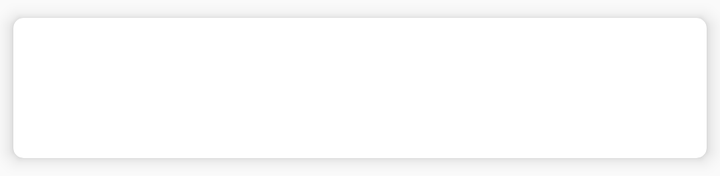
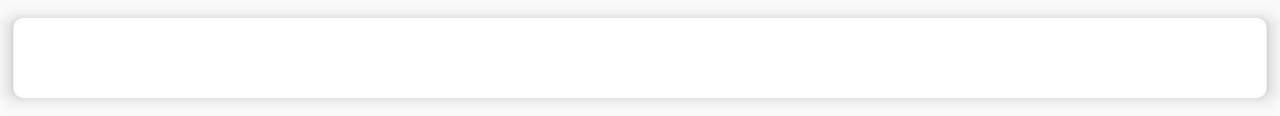

First picture: res/layout/ on a phone held upright. Second picture: the repository's own variant of that layout, on a device whose configuration matches the variant's folder. Source for both follows.
<!-- AndroidManifest.xml: application theme AppTheme -->
<!-- res/layout/dj_item_view.xml -->
<?xml version="1.0" encoding="utf-8"?>
<android.support.constraint.ConstraintLayout xmlns:android="http://schemas.android.com/apk/res/android"
    xmlns:app="http://schemas.android.com/apk/res-auto"
    android:layout_width="match_parent"
    android:layout_height="wrap_content">

    <android.support.v7.widget.CardView
        android:layout_width="match_parent"
        android:layout_height="wrap_content"
        app:cardCornerRadius="5dp"
        app:cardElevation="5dp"
        app:cardUseCompatPadding="true"
        app:layout_constraintBottom_toBottomOf="parent"
        app:layout_constraintLeft_toLeftOf="parent"
        app:layout_constraintRight_toRightOf="parent"
        app:layout_constraintTop_toTopOf="parent">

        <RelativeLayout
            android:layout_width="match_parent"
            android:layout_height="match_parent"
            android:orientation="vertical">

            <ImageView
                android:id="@+id/artist_image"
                android:layout_width="wrap_content"
                android:layout_height="wrap_content"
                android:layout_centerInParent="true"
                android:adjustViewBounds="true"
                android:contentDescription="@string/press_shot_of_dj" />

            <TextView
                android:id="@+id/artist_textView"
                android:layout_width="match_parent"
                android:layout_height="wrap_content"
                android:layout_below="@+id/artist_image"
                android:layout_marginTop="30dp"
                android:gravity="center"
                android:textSize="30sp" />
            
        </RelativeLayout>
    </android.support.v7.widget.CardView>

</android.support.constraint.ConstraintLayout>
<!-- resources referenced by this layout -->
<resources>
  <string name="press_shot_of_dj">press shot of DJ</string>
  <style name="AppTheme" parent="Theme.AppCompat.Light.DarkActionBar">
  
          <item name="colorPrimary">@color/colorPrimaryBlack</item>
          <item name="android:textColorSecondary">@color/optionsColor</item>
          <item name="actionOverflowButtonStyle">@style/optionsTheme</item>
  
      </style>
  <color name="colorPrimaryBlack">#000000</color>
  <color name="optionsColor">#10C0D0</color>
  <style name="optionsTheme" parent="@style/Widget.AppCompat.ActionButton.Overflow">
          <item name="android:tint">@color/optionsColor</item>
      </style>
</resources>
<!-- res/layout-land/dj_item_view.xml (the repository's variant of the layout above) -->
<!-- drawn on the phone turned sideways -->
<?xml version="1.0" encoding="utf-8"?>
<android.support.constraint.ConstraintLayout xmlns:android="http://schemas.android.com/apk/res/android"
    xmlns:app="http://schemas.android.com/apk/res-auto"
    android:layout_width="match_parent"
    android:layout_height="wrap_content">

    <android.support.v7.widget.CardView
        android:id="@+id/dj_cardView"
        android:layout_width="match_parent"
        android:layout_height="wrap_content"
        app:cardCornerRadius="5dp"
        app:cardElevation="5dp"
        app:cardUseCompatPadding="true"
        app:layout_constraintBottom_toBottomOf="parent"
        app:layout_constraintLeft_toLeftOf="parent"
        app:layout_constraintRight_toRightOf="parent"
        app:layout_constraintTop_toTopOf="parent">

        <RelativeLayout
            android:layout_width="match_parent"
            android:layout_height="match_parent"
            android:orientation="vertical">

            <ImageView
                android:id="@+id/artist_image"
                android:layout_width="wrap_content"
                android:layout_height="wrap_content"
                android:adjustViewBounds="true"
                android:contentDescription="@string/press_shot_of_dj" />

            <TextView
                android:id="@+id/artist_textView"
                android:layout_width="match_parent"
                android:layout_height="wrap_content"
                android:layout_centerVertical="true"
                android:layout_marginStart="10dp"
                android:layout_toEndOf="@id/artist_image"
                android:gravity="center"
                android:textSize="30sp" />
            
        </RelativeLayout>
    </android.support.v7.widget.CardView>
</android.support.constraint.ConstraintLayout>
